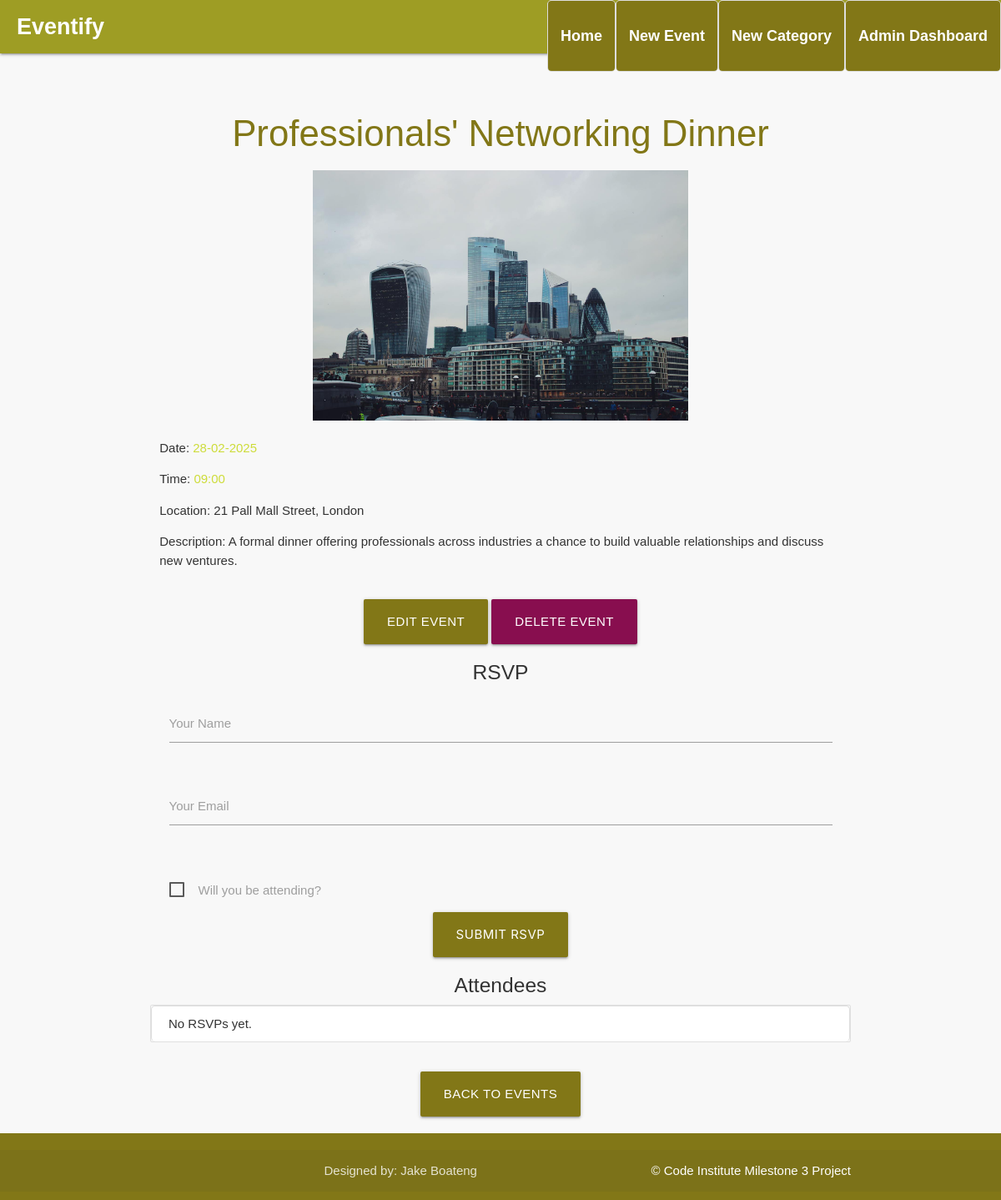
The app's page /event/6 with its own data.
### eventify/models.py (models this page shows, shortened)
class Event(db.Model):
    id = db.Column(db.Integer, primary_key=True)
    title = db.Column(db.String(100), unique=True, nullable=False)
    description = db.Column(db.Text, nullable=False)
    date = db.Column(db.DateTime, nullable=False)
    time = db.Column(db.String(8), nullable=False)
    location = db.Column(db.String(200), nullable=False)
    created_at = db.Column(db.DateTime, default=db.func.now(), nullable=False)
    featured = db.Column(db.Boolean, default=False)
    category_id = db.Column(db.Integer, db.ForeignKey('category.id'), nullable=True)
    image_file = db.Column(db.String(120), nullable=True)
    rsvps = db.relationship('RSVP', backref='event')  # This backref should stay

### eventify/routes.py (the view, shortened to what this page needs)
@app.route("/event/<int:event_id>", methods=["GET", "POST"])
def event_detail(event_id):
    event = Event.query.get_or_404(event_id)
    rsvps = RSVP.query.filter_by(event_id=event_id).all()  # Fetch RSVPs for this event
    return render_template("event_detail.html", event=event, rsvps=rsvps)

### eventify/__init__.py (called while the page is built)
@app.context_processor
def inject_user():
    return dict(user=current_user)

### eventify/templates/event_detail.html (shortened to what this page needs)
{% extends "base.html" %}
{% block content %}
    <h3 class="center-align lime-text text-darken-4">{{ event.title }}</h3>
    {% if event.image_file %}
        <div class="center-align">
            <img src="{{ url_for('static', filename='images/' + event.image_file) }}" alt="{{ event.title }}" class="responsive-img" style="max-height: 300px; max-width: 100%;">
        </div>
    {% endif %}
    <div class="row">
        <div class="col s12">
            <p><strong>Date:</strong> <span class="lime-text">{{ event.date.strftime('%d-%m-%Y') }}</span></p>
            <p><strong>Time:</strong> <span class="lime-text">{{ event.date.strftime('%H:%M') }}</span></p>
            <p><strong>Location:</strong> {{ event.location }}</p>
            <p><strong>Description:</strong> {{ event.description }}</p>
        </div>
    </div>
    <div class="center-align">
        <a href="{{ url_for('edit_event', event_id=event.id) }}" class="btn-large lime darken-4">Edit Event</a>
        <a href="{{ url_for('delete_event', event_id=event.id) }}" class="btn-large pink darken-4" onclick="return confirm('Are you sure you want to delete this event?');">Delete Event</a>
    </div>
    <div class="row">
        <form method="POST" action="{{ url_for('rsvp', event_id=event.id) }}" class="col s12">
            <h5 class="center-align">RSVP</h5>
            <div class="input-field col s12">
                <input type="text" name="name" id="name" required>
                <label for="name">Your Name</label>
            </div>
            <div class="input-field col s12">
                <input type="email" name="email" id="email" required>
                <label for="email">Your Email</label>
            </div>
            <div class="input-field col s12">
                <label>
                    <span>Will you be attending?</span>
                </label>
            </div>
            <div class="col s12 center-align">
                <button type="submit" class="btn-large lime darken-4">Submit RSVP</button>
            </div>
        </form>
    </div>
    <div class="row">
        <h5 class="center-align">Attendees</h5>
        <ul class="collection">
            {% for rsvp in rsvps %}
                <li class="collection-item">
                    <strong>{{ rsvp.name }}</strong> - {{ rsvp.email }}
                    {% if rsvp.attending %}
                        <span class="badge green-text">Attending</span>
                    {% else %}
                        <span class="badge red-text">Not Attending</span>
                    {% endif %}
                </li>
            {% else %}
                <li class="collection-item">No RSVPs yet.</li>
            {% endfor %}
        </ul>
    </div>
    <div class="center-align" style="margin-top: 20px; margin-bottom: 20px;">
        <a href="{{ url_for('home') }}" class="btn-large lime darken-4">Back to Events</a>
    </div>
{% endblock %}

### eventify/static/css/style.css (style rules this page uses)
body { display: flex; min-height: 100vh; flex-direction: column; font-family: Arial, sans-serif; background-color: #f8f8f8; color: #333; }
a { color: #827717; text-decoration: none; }
ul { list-style-type: none; padding: 0; }
ul li { background-color: #fff; border: 1px solid #ddd; padding: 10px; margin-bottom: 10px; border-radius: 5px; }
input[type="text"], input[type="datetime-local"], textarea { width: 100%; padding: 10px; margin-bottom: 10px; border-radius: 4px; border: 1px solid #ccc; }
button { background-color: #827717; color: white; border: none; padding: 10px 15px; border-radius: 4px; cursor: pointer; }
.input-field { margin-bottom: 30px; }
.input-field label { margin-bottom: 5px; }
.center-align { margin-top: 20px; }

### records on screen
Event: title "Professionals' Networking Dinner", image_file (picture), date "28-02-2025", date "09:00", location "21 Pall Mall Street, London", description "A formal dinner offering professionals across industries a chance to build valuable relationships and discuss new ventures."
